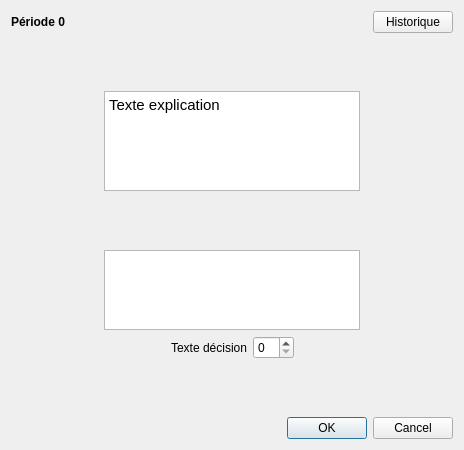
<?xml version="1.0" encoding="UTF-8"?>
<ui version="4.0">
 <class>Dialog</class>
 <widget class="QDialog" name="Dialog">
  <property name="geometry">
   <rect>
    <x>0</x>
    <y>0</y>
    <width>464</width>
    <height>450</height>
   </rect>
  </property>
  <property name="windowTitle">
   <string>Dialog</string>
  </property>
  <layout class="QVBoxLayout" name="verticalLayout_2">
   <item>
    <layout class="QHBoxLayout" name="horizontalLayout">
     <item>
      <widget class="QLabel" name="label_periode">
       <property name="font">
        <font>
         <weight>75</weight>
         <bold>true</bold>
        </font>
       </property>
       <property name="text">
        <string>Période 0</string>
       </property>
      </widget>
     </item>
     <item>
      <spacer name="horizontalSpacer">
       <property name="orientation">
        <enum>Qt::Horizontal</enum>
       </property>
       <property name="sizeHint" stdset="0">
        <size>
         <width>40</width>
         <height>20</height>
        </size>
       </property>
      </spacer>
     </item>
     <item>
      <widget class="QPushButton" name="pushButton_historique">
       <property name="text">
        <string>Historique</string>
       </property>
      </widget>
     </item>
    </layout>
   </item>
   <item>
    <spacer name="verticalSpacer">
     <property name="orientation">
      <enum>Qt::Vertical</enum>
     </property>
     <property name="sizeHint" stdset="0">
      <size>
       <width>20</width>
       <height>40</height>
      </size>
     </property>
    </spacer>
   </item>
   <item>
    <layout class="QHBoxLayout" name="horizontalLayout_2">
     <item>
      <spacer name="horizontalSpacer_2">
       <property name="orientation">
        <enum>Qt::Horizontal</enum>
       </property>
       <property name="sizeHint" stdset="0">
        <size>
         <width>40</width>
         <height>20</height>
        </size>
       </property>
      </spacer>
     </item>
     <item>
      <widget class="QTextEdit" name="textEdit_explication">
       <property name="maximumSize">
        <size>
         <width>300</width>
         <height>100</height>
        </size>
       </property>
       <property name="html">
        <string>&lt;!DOCTYPE HTML PUBLIC &quot;-//W3C//DTD HTML 4.0//EN&quot; &quot;http://www.w3.org/TR/REC-html40/strict.dtd&quot;&gt;
&lt;html&gt;&lt;head&gt;&lt;meta name=&quot;qrichtext&quot; content=&quot;1&quot; /&gt;&lt;style type=&quot;text/css&quot;&gt;
p, li { white-space: pre-wrap; }
&lt;/style&gt;&lt;/head&gt;&lt;body style=&quot; font-family:'Ubuntu'; font-size:11pt; font-weight:400; font-style:normal;&quot;&gt;
&lt;p style=&quot; margin-top:0px; margin-bottom:0px; margin-left:0px; margin-right:0px; -qt-block-indent:0; text-indent:0px;&quot;&gt;Texte explication&lt;/p&gt;&lt;/body&gt;&lt;/html&gt;</string>
       </property>
      </widget>
     </item>
     <item>
      <spacer name="horizontalSpacer_3">
       <property name="orientation">
        <enum>Qt::Horizontal</enum>
       </property>
       <property name="sizeHint" stdset="0">
        <size>
         <width>40</width>
         <height>20</height>
        </size>
       </property>
      </spacer>
     </item>
    </layout>
   </item>
   <item>
    <spacer name="verticalSpacer_2">
     <property name="orientation">
      <enum>Qt::Vertical</enum>
     </property>
     <property name="sizeHint" stdset="0">
      <size>
       <width>20</width>
       <height>40</height>
      </size>
     </property>
    </spacer>
   </item>
   <item>
    <layout class="QHBoxLayout" name="horizontalLayout_5">
     <item>
      <spacer name="horizontalSpacer_8">
       <property name="orientation">
        <enum>Qt::Horizontal</enum>
       </property>
       <property name="sizeHint" stdset="0">
        <size>
         <width>40</width>
         <height>20</height>
        </size>
       </property>
      </spacer>
     </item>
     <item>
      <layout class="QVBoxLayout" name="verticalLayout">
       <item>
        <layout class="QHBoxLayout" name="horizontalLayout_4">
         <item>
          <spacer name="horizontalSpacer_6">
           <property name="orientation">
            <enum>Qt::Horizontal</enum>
           </property>
           <property name="sizeHint" stdset="0">
            <size>
             <width>40</width>
             <height>20</height>
            </size>
           </property>
          </spacer>
         </item>
         <item>
          <widget class="QTextEdit" name="textEdit_message">
           <property name="maximumSize">
            <size>
             <width>300</width>
             <height>80</height>
            </size>
           </property>
           <property name="readOnly">
            <bool>true</bool>
           </property>
          </widget>
         </item>
         <item>
          <spacer name="horizontalSpacer_7">
           <property name="orientation">
            <enum>Qt::Horizontal</enum>
           </property>
           <property name="sizeHint" stdset="0">
            <size>
             <width>40</width>
             <height>20</height>
            </size>
           </property>
          </spacer>
         </item>
        </layout>
       </item>
       <item>
        <layout class="QHBoxLayout" name="horizontalLayout_3">
         <item>
          <spacer name="horizontalSpacer_5">
           <property name="orientation">
            <enum>Qt::Horizontal</enum>
           </property>
           <property name="sizeHint" stdset="0">
            <size>
             <width>40</width>
             <height>20</height>
            </size>
           </property>
          </spacer>
         </item>
         <item>
          <widget class="QLabel" name="label_decision">
           <property name="text">
            <string>Texte décision</string>
           </property>
          </widget>
         </item>
         <item>
          <widget class="QSpinBox" name="spinBox_decision"/>
         </item>
         <item>
          <spacer name="horizontalSpacer_4">
           <property name="orientation">
            <enum>Qt::Horizontal</enum>
           </property>
           <property name="sizeHint" stdset="0">
            <size>
             <width>40</width>
             <height>20</height>
            </size>
           </property>
          </spacer>
         </item>
        </layout>
       </item>
      </layout>
     </item>
     <item>
      <spacer name="horizontalSpacer_9">
       <property name="orientation">
        <enum>Qt::Horizontal</enum>
       </property>
       <property name="sizeHint" stdset="0">
        <size>
         <width>40</width>
         <height>20</height>
        </size>
       </property>
      </spacer>
     </item>
    </layout>
   </item>
   <item>
    <spacer name="verticalSpacer_3">
     <property name="orientation">
      <enum>Qt::Vertical</enum>
     </property>
     <property name="sizeHint" stdset="0">
      <size>
       <width>20</width>
       <height>40</height>
      </size>
     </property>
    </spacer>
   </item>
   <item>
    <widget class="QDialogButtonBox" name="buttonBox">
     <property name="orientation">
      <enum>Qt::Horizontal</enum>
     </property>
     <property name="standardButtons">
      <set>QDialogButtonBox::Cancel|QDialogButtonBox::Ok</set>
     </property>
    </widget>
   </item>
  </layout>
 </widget>
 <resources/>
 <connections/>
</ui>
